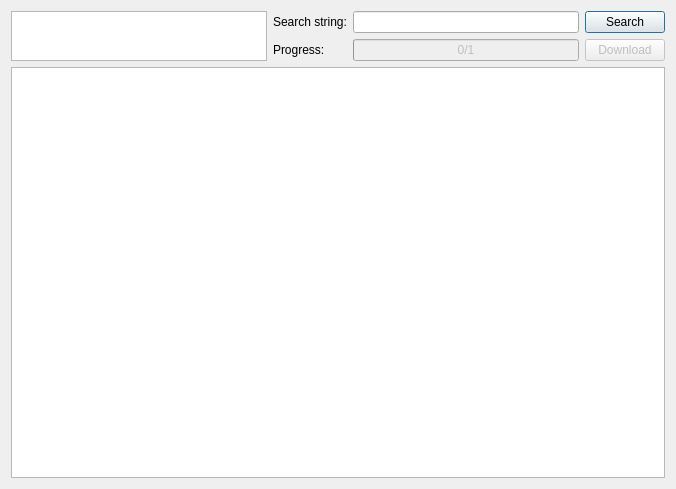
<?xml version="1.0" encoding="UTF-8"?>
<ui version="4.0">
 <class>SearchTool</class>
 <widget class="QWidget" name="SearchTool">
  <property name="geometry">
   <rect>
    <x>0</x>
    <y>0</y>
    <width>676</width>
    <height>489</height>
   </rect>
  </property>
  <property name="windowTitle">
   <string>Search on file sharing servers</string>
  </property>
  <layout class="QGridLayout" name="gridLayout">
   <item row="0" column="0" rowspan="2">
    <widget class="QListWidget" name="listEngines">
     <property name="sizePolicy">
      <sizepolicy hsizetype="Minimum" vsizetype="Ignored">
       <horstretch>0</horstretch>
       <verstretch>0</verstretch>
      </sizepolicy>
     </property>
    </widget>
   </item>
   <item row="0" column="1">
    <widget class="QLabel" name="label">
     <property name="text">
      <string>Search string:</string>
     </property>
    </widget>
   </item>
   <item row="0" column="2">
    <widget class="QLineEdit" name="lineExpr"/>
   </item>
   <item row="0" column="3">
    <widget class="QPushButton" name="pushSearch">
     <property name="text">
      <string>Search</string>
     </property>
     <property name="autoDefault">
      <bool>true</bool>
     </property>
     <property name="default">
      <bool>true</bool>
     </property>
    </widget>
   </item>
   <item row="1" column="1">
    <widget class="QLabel" name="label_2">
     <property name="text">
      <string>Progress:</string>
     </property>
    </widget>
   </item>
   <item row="1" column="2">
    <widget class="QProgressBar" name="progressBar">
     <property name="enabled">
      <bool>false</bool>
     </property>
     <property name="maximum">
      <number>1</number>
     </property>
     <property name="value">
      <number>0</number>
     </property>
     <property name="format">
      <string>%v/%m</string>
     </property>
    </widget>
   </item>
   <item row="1" column="3">
    <widget class="QPushButton" name="pushDownload">
     <property name="enabled">
      <bool>false</bool>
     </property>
     <property name="text">
      <string>Download</string>
     </property>
    </widget>
   </item>
   <item row="2" column="0" colspan="4">
    <widget class="QTreeWidget" name="treeResults">
     <property name="contextMenuPolicy">
      <enum>Qt::CustomContextMenu</enum>
     </property>
     <property name="selectionMode">
      <enum>QAbstractItemView::ExtendedSelection</enum>
     </property>
     <property name="rootIsDecorated">
      <bool>false</bool>
     </property>
     <property name="uniformRowHeights">
      <bool>true</bool>
     </property>
     <property name="sortingEnabled">
      <bool>true</bool>
     </property>
     <property name="allColumnsShowFocus">
      <bool>true</bool>
     </property>
     <property name="columnCount">
      <number>0</number>
     </property>
    </widget>
   </item>
  </layout>
 </widget>
 <resources/>
 <connections/>
</ui>
